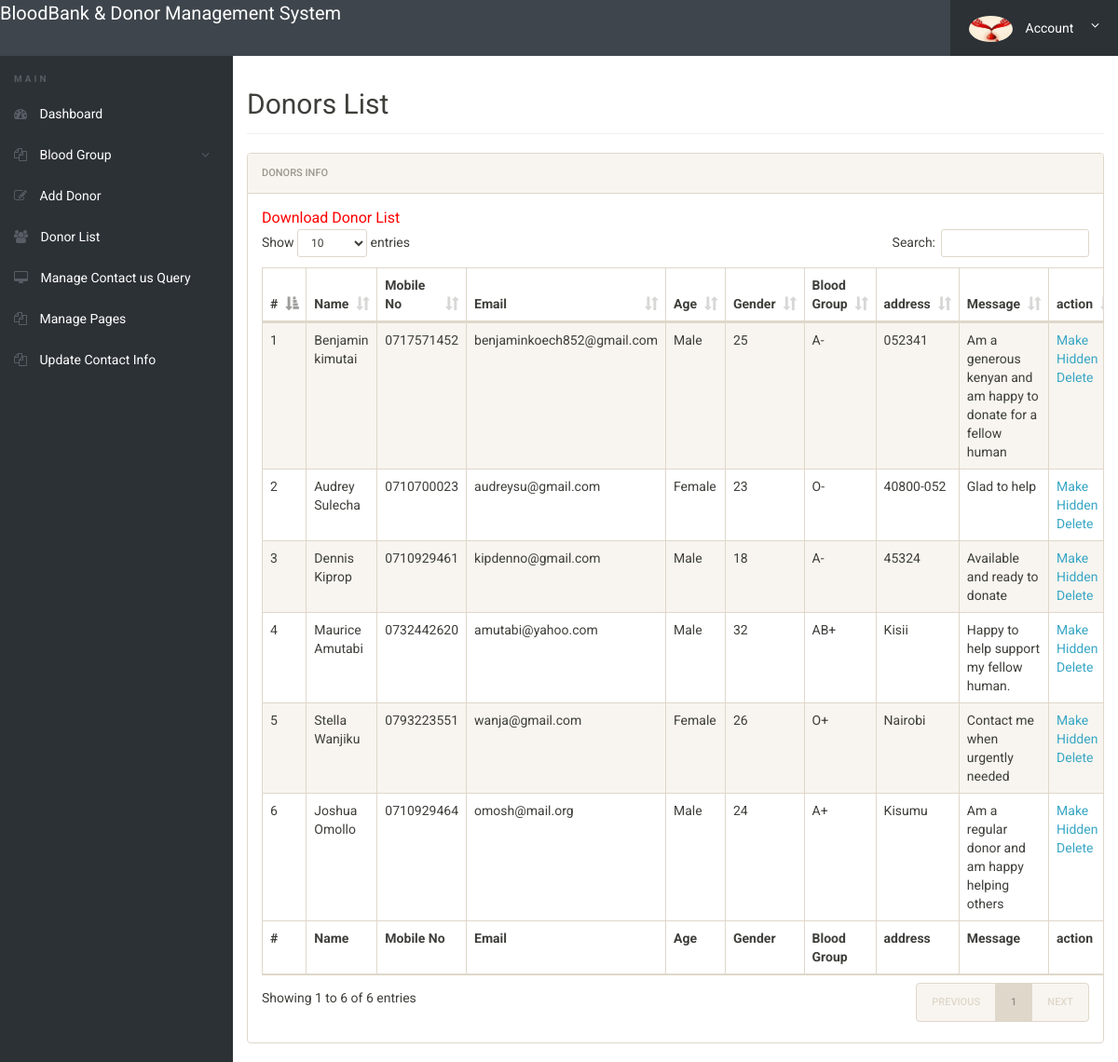
Page /bbdms/admin/donor-list.php (signed in) on the committed database.
### tables this page shows
CREATE TABLE `tblblooddonars` (
  `id` int(11) NOT NULL,
  `FullName` varchar(100) DEFAULT NULL,
  `MobileNumber` char(11) DEFAULT NULL,
  `EmailId` varchar(100) DEFAULT NULL,
  `Gender` varchar(20) DEFAULT NULL,
  `Age` int(11) DEFAULT NULL,
  `BloodGroup` varchar(20) DEFAULT NULL,
  `Address` varchar(255) DEFAULT NULL,
  `Message` mediumtext,
  `PostingDate` timestamp NOT NULL DEFAULT CURRENT_TIMESTAMP,
  `status` int(1) DEFAULT NULL
);

### bbdms/admin/donor-list.php (the view, shortened to what this page needs)
<?php
include('includes/config.php');
if(strlen($_SESSION['alogin'])==0)
	{
header('location:index.php');
}
else{
 ?>
<!doctype html>
<html lang="en" class="no-js">
<head>
	<link rel="stylesheet" href="css/font-awesome.min.css">
	<link rel="stylesheet" href="css/bootstrap.min.css">
	<link rel="stylesheet" href="css/dataTables.bootstrap.min.css">
	<link rel="stylesheet" href="css/bootstrap-social.css">
	<link rel="stylesheet" href="css/bootstrap-select.css">
	<link rel="stylesheet" href="css/fileinput.min.css">
	<link rel="stylesheet" href="css/awesome-bootstrap-checkbox.css">
	<link rel="stylesheet" href="css/style.css">
</head>
<body>
	<?php include('includes/header.php');?>
	<div class="ts-main-content">
		<?php include('includes/leftbar.php');?>
		<div class="content-wrapper">
			<div class="container-fluid">
				<div class="row">
					<div class="col-md-12">
						<h2 class="page-title">Donors List</h2>
						<div class="panel panel-default">
							<div class="panel-heading">Donors Info</div>
							<div class="panel-body">
				<a href="download-records.php" style="color:red; font-size:16px;">Download Donor List</a>
								<table id="zctb" class="display table table-striped table-bordered table-hover" cellspacing="0" width="100%">
									<thead>
										<tr>
										<th>#</th>
											<th>Name</th>
											<th>Mobile No</th>
											<th>Email</th>
											<th>Age</th>
											<th>Gender</th>
											<th>Blood Group</th>
											<th>address</th>
											<th>Message </th>
											<th>action </th>
										</tr>
									</thead>
									<tfoot>
										<tr>
										<th>#</th>
										<th>Name</th>
											<th>Mobile No</th>
											<th>Email</th>
											<th>Age</th>
											<th>Gender</th>
											<th>Blood Group</th>
											<th>address</th>
											<th>Message </th>
											<th>action </th>
										</tr>
									</tfoot>
									<tbody>
<?php $sql = "SELECT * from  tblblooddonars ";
$query = $dbh -> prepare($sql);
$query->execute();
$results=$query->fetchAll(PDO::FETCH_OBJ);
$cnt=1;
if($query->rowCount() > 0)
{
foreach($results as $result)
{				?>
										<tr>
											<td><?php echo htmlentities($cnt);?></td>
											<td><?php echo htmlentities($result->FullName);?></td>
											<td><?php echo htmlentities($result->MobileNumber);?></td>
											<td><?php echo htmlentities($result->EmailId);?></td>
											<td><?php echo htmlentities($result->Gender);?></td>
											<td><?php echo htmlentities($result->Age);?></td>
											<td><?php echo htmlentities($result->BloodGroup);?></td>
											<td><?php echo htmlentities($result->Address);?></td>
											<td><?php echo htmlentities($result->Message);?></td>
										<td>
<?php if($result->status==1)
{?>
<a href="donor-list.php?hidden=<?php echo htmlentities($result->id);?>" onclick="return confirm('Do you really want to hiidden this detail')"> Make Hidden</a>
<?php } else {?>
<a href="donor-list.php?public=<?php echo htmlentities($result->id);?>" onclick="return confirm('Do you really want to Public this detail')"> Make Public</a>
<?php } ?>
<a href="donor-list.php?del=<?php echo htmlentities($result->id);?>" onclick="return confirm('Do you really want to delete this record')"> Delete</a>
</td>
										</tr>
										<?php $cnt=$cnt+1; }} ?>
									</tbody>
								</table>
							</div>
						</div>
					</div>
				</div>
			</div>
		</div>
	</div>
</body>
</html>
<?php } ?>

### bbdms/admin/css/style.css (style rules this page uses)
html { font-size: 14px; }
@media only screen and (min-width: 480px) { html { font-size: 17px; } }
@media only screen and (min-width: 768px) { html { font-size: 14px; } }
body { font-size: 1em; }
a { color: #37a6c4; }
.panel { overflow: hidden; }
.page-title { padding-bottom: 15px; margin-bottom: 20px; border-bottom: 1px solid #f0f0f0; }
.ts-main-content .content-wrapper { padding-top: 15px; margin-top: 60px; }
@media only screen and (min-width: 992px) { .ts-main-content .content-wrapper { margin-left: 250px; } }

### rows in the picture
tblblooddonars: FullName "Benjamin kimutai", MobileNumber "0717571452", EmailId "benjaminkoech852@gmail.com", Gender "Male", Age "25", BloodGroup "A-", Address "052341", Message "Am a generous kenyan and am happy to donate for a fellow human"
tblblooddonars: FullName "Audrey Sulecha", MobileNumber "0710700023", EmailId "audreysu@gmail.com", Gender "Female", Age "23", BloodGroup "O-", Address "40800-052", Message "Glad to help"
tblblooddonars: FullName "Dennis Kiprop", MobileNumber "0710929461", EmailId "kipdenno@gmail.com", Gender "Male", Age "18", BloodGroup "A-", Address "45324", Message "Available and ready to donate"
tblblooddonars: FullName "Maurice Amutabi", MobileNumber "0732442620", EmailId "amutabi@yahoo.com", Gender "Male", Age "32", BloodGroup "AB+", Address "Kisii", Message "Happy to help support my fellow human."
tblblooddonars: FullName "Stella Wanjiku", MobileNumber "0793223551", EmailId "wanja@gmail.com", Gender "Female", Age "26", BloodGroup "O+", Address "Nairobi", Message "Contact me when urgently needed"
tblblooddonars: FullName "Joshua Omollo", MobileNumber "0710929464", EmailId "omosh@mail.org", Gender "Male", Age "24", BloodGroup "A+", Address "Kisumu", Message "Am a regular donor and am happy helping others"
